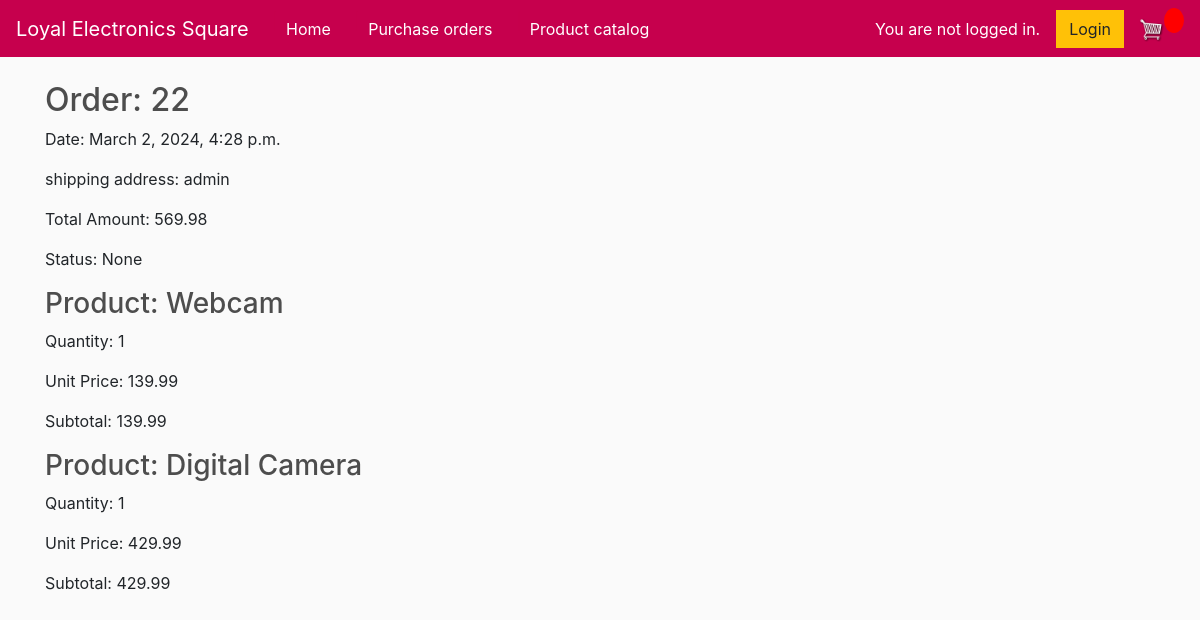
Page /order_detail/22 on the committed database.
### store/models.py (models this page shows, shortened)
class Order(models.Model):
    customer = models.ForeignKey(Customer, on_delete=models.SET_NULL, null=True, blank=True)
    date_ordered = models.DateTimeField(default=timezone.now)
    complete = models.BooleanField(default=False, null=True, blank=False)
    total_amount = models.DecimalField(max_digits=100, decimal_places=2, null=True)
    status = models.CharField(max_length=20, null=True)
    def total_amount(self):
        orderitems = self.orderitem_set.all()
        total = sum([item.get_total for item in orderitems])
        return total

class Customer(models.Model):
    user = models.OneToOneField(User, on_delete=models.CASCADE, related_name = 'customer', null=True, blank=True)
    full_name = models.CharField(max_length=200, null=True)
    email = models.CharField(max_length=200, null=True)
    password = models.CharField(max_length=200, null=True)
    shipping_address = models.CharField(max_length=200, null=True)

class OrderItem(models.Model):
    product = models.ForeignKey(Product, on_delete=models.SET_NULL, null=True)
    order = models.ForeignKey(Order, on_delete=models.SET_NULL, null=True)
    quantity = models.IntegerField(default=0, null=True, blank=True)
    date_added = models.DateTimeField(auto_now_add=True)
    unit_price = models.DecimalField(max_digits=10, decimal_places=2, null=True)
    subtotal = models.DecimalField(max_digits=10, decimal_places=2, null=True)
    @property
    def get_total(self):
        total = self.product.price * self.quantity
        return total

class Product(models.Model):
    name = models.CharField(max_length=200, null=True)
    price = models.DecimalField(max_digits=10, decimal_places=2)
    digital = models.BooleanField(default=False, null=True, blank=False)
    image = models.ImageField(null=True, blank=True)
    image2 = models.ImageField(null=True, blank=True)
    image3 = models.ImageField(null=True, blank=True)
    description = models.TextField(null=True)
    is_active = models.BooleanField(default=True)

### store/views.py (the view)
# urls.py: path('order_detail/<int:pk>', views.order_detail, name="order_detail"),
def order_detail(request, pk):
     if request.user.is_authenticated:
          customer = request.user.customer
          order, created = Order.objects.get_or_create(customer=customer, complete=False)
          items = order.orderitem_set.all()
          cartItems = order.get_cart_items
     else:
          items = []
          order = {'get_cart_total':0, 'get_cart_items':0, 'shipping':False}
          cartItems = order['get_cart_items']
     order = Order.objects.get(id=pk)
     order_items = OrderItem.objects.filter(order=order)
     return render(request, 'store/order_detail.html', {'order': order, 'order_items': order_items})

### store/templates/store/order_detail.html
{% extends 'store/main.html' %}
{% load static %}
{% block content %}
<h2>Order: {{ order.id }}</h2>
<p>Date: {{ order.date_ordered }}</p>
<p>shipping address: {{ order.customer.shipping_address }}</p>
<p>Total Amount: {{ order.total_amount }}</p>
<p>Status: {{ order.status }}</p>
{% for item in order_items %}
    <div>
        <h3>Product: {{ item.product.name }}</h3>
        <p>Quantity: {{ item.quantity }}</p>
        <p>Unit Price: {{ item.product.price }}</p>
        <p>Subtotal: {{ item.get_total }}</p>
    </div>
{% endfor %}
{% endblock content %}

### static/css/main.css (style rules this page uses)
body { background-color: hsl(0, 0%, 98%); }
h1,h2,h3,h4,h5,h6 { color:hsl(0, 0%, 30%); }

### rows in the picture
Order: id "22", date_ordered "March 2, 2024, 4:28 p.m.", customer.shipping_address "admin", total_amount "569.98", status "None"
OrderItem: product.name "Webcam", quantity "1", product.price "139.99", get_total "139.99"
OrderItem: product.name "Digital Camera", quantity "1", product.price "429.99", get_total "429.99"
